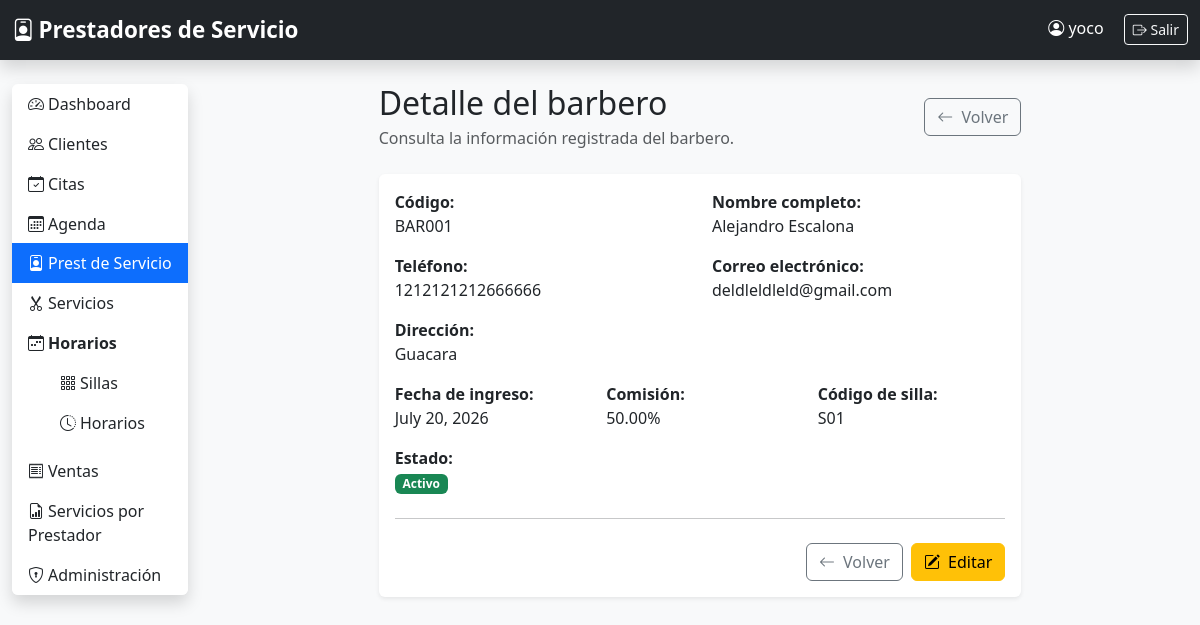
Page /barberos/1/ (signed in) on the earlier database version.
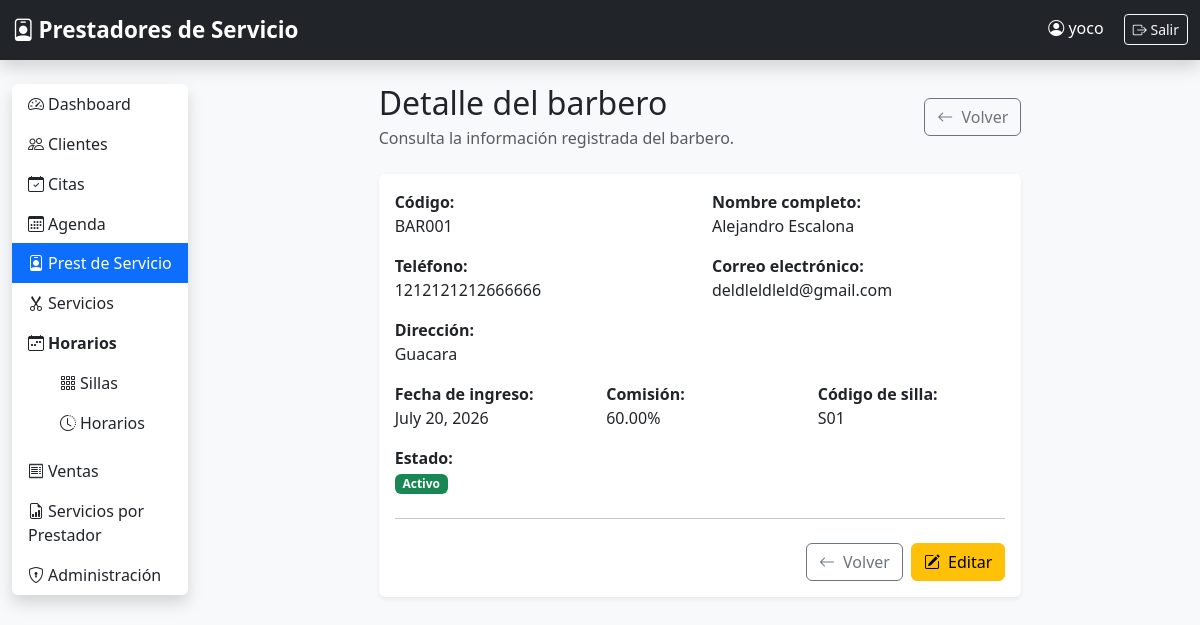
Same page on the later database version.
### barberos/models.py (models this page shows, shortened)
class Barbero(models.Model):
    codigo = models.CharField(
        max_length=10,
        unique=True,
        verbose_name="Código"
    )
    nombre = models.CharField(max_length=100)
    apellido = models.CharField(max_length=100)
    direccion = models.CharField(max_length=250)
    telefono = models.CharField(max_length=20)
    correo = models.EmailField(blank=True)
    fecha_ingreso = models.DateField()
    porcentaje = models.DecimalField(
        max_digits=5,
        decimal_places=2,
        help_text="Porcentaje de comisión"
    )
    codigo_silla = models.CharField(
        max_length=10,
        unique=True
    )
    activo = models.BooleanField(default=True)
    class Meta:
        ordering = ["nombre", "apellido"]
        verbose_name = "Barbero"
        verbose_name_plural = "Barberos"

### barberos/views.py (the view)
# urls.py: path("<int:pk>/", views.detalle_barbero, name="detalle_barbero"),
@login_required
def detalle_barbero(request, pk):
    barbero = get_object_or_404(Barbero, pk=pk)
    contexto = {
        "barbero": barbero,
    }
    return render(
        request,
        "barberos/detalle.html",
        contexto,
    )

### barberos/templates/barberos/detalle.html (shortened to what this page needs)
{% extends "base.html" %}
{% block content %}
<div class="row justify-content-center">
    <div class="col-lg-8">
        <div class="d-flex justify-content-between align-items-center mb-4">
            <div>
                <h2 class="mb-1">
                    Detalle del barbero
                </h2>
                <p class="text-muted mb-0">
                    Consulta la información registrada del barbero.
                </p>
            </div>
            <a
                href="{% url 'barberos:lista_barberos' %}"
                class="btn btn-outline-secondary"
            >
                <i class="bi bi-arrow-left me-1"></i>
                Volver
            </a>
        </div>
        <div class="card shadow-sm border-0">
            <div class="card-body">
                <div class="row gy-3">
                    <div class="col-md-6">
                        <strong>Código:</strong><br>
                        {{ barbero.codigo }}
                    </div>
                    <div class="col-md-6">
                        <strong>Nombre completo:</strong><br>
                        {{ barbero.nombre }} {{ barbero.apellido }}
                    </div>
                    <div class="col-md-6">
                        <strong>Teléfono:</strong><br>
                        {{ barbero.telefono|default:"-" }}
                    </div>
                    <div class="col-md-6">
                        <strong>Correo electrónico:</strong><br>
                        {{ barbero.correo|default:"-" }}
                    </div>
                    <div class="col-12">
                        <strong>Dirección:</strong><br>
                        {{ barbero.direccion }}
                    </div>
                    <div class="col-md-4">
                        <strong>Fecha de ingreso:</strong><br>
                        {{ barbero.fecha_ingreso }}
                    </div>
                    <div class="col-md-4">
                        <strong>Comisión:</strong><br>
                        {{ barbero.porcentaje }}%
                    </div>
                    <div class="col-md-4">
                        <strong>Código de silla:</strong><br>
                        {{ barbero.codigo_silla }}
                    </div>
                    <div class="col-md-4">
                        <strong>Estado:</strong><br>
                        {% if barbero.activo %}
                            <span class="badge bg-success">
                                Activo
                            </span>
                        {% else %}
                            <span class="badge bg-secondary">
                                Inactivo
                            </span>
                        {% endif %}
                    </div>
                </div>
                <hr class="my-4">
                <div class="d-flex justify-content-end gap-2">
                    <a
                        href="{% url 'barberos:lista_barberos' %}"
                        class="btn btn-outline-secondary"
                    >
                        <i class="bi bi-arrow-left me-1"></i>
                        Volver
                    </a>
                    <a
                        href="{% url 'barberos:editar_barbero' barbero.pk %}"
                        class="btn btn-warning"
                    >
                        <i class="bi bi-pencil-square me-1"></i>
                        Editar
                    </a>
                </div>
            </div>
        </div>
    </div>
</div>
{% endblock %}

Differences in the rows shown:
changed Barbero "BAR001": porcentaje "50.00" → "60.00"
